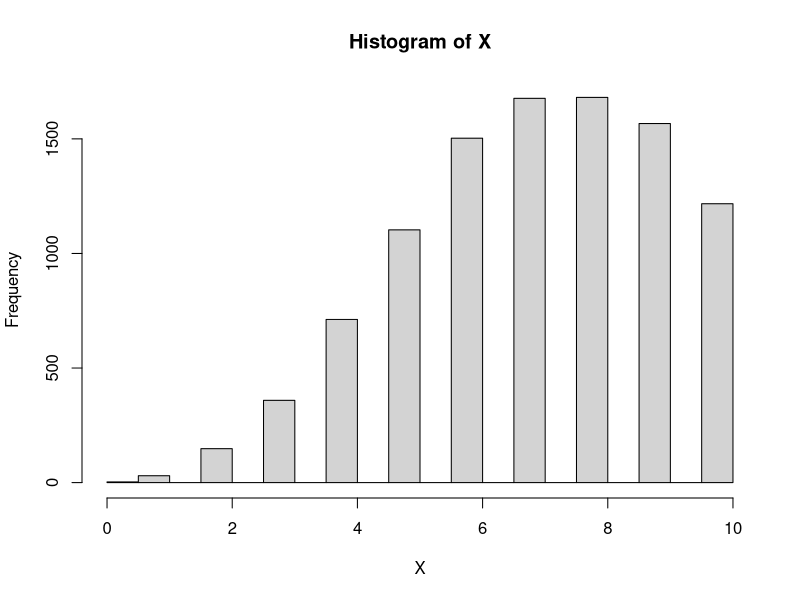
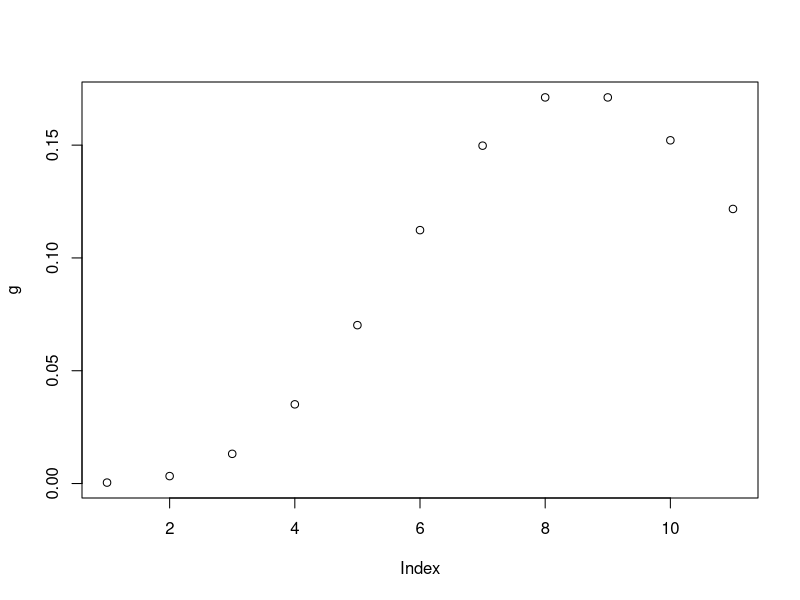
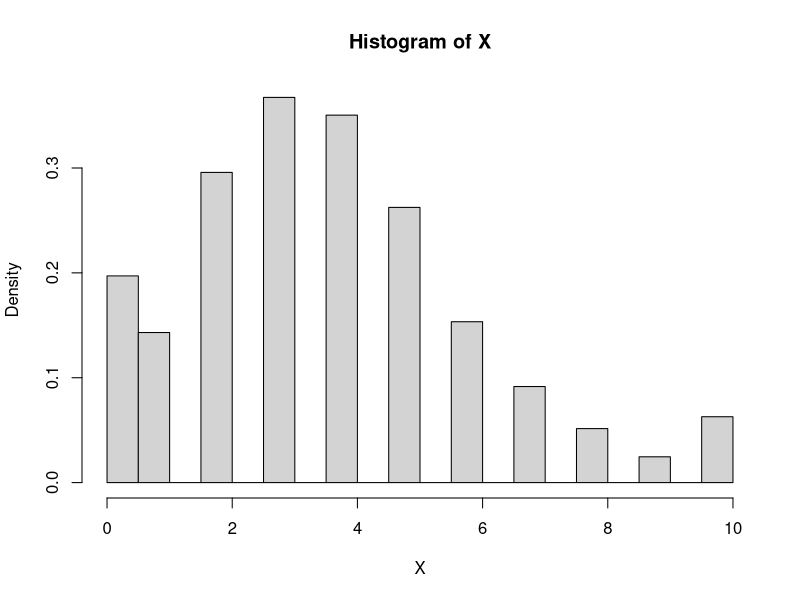
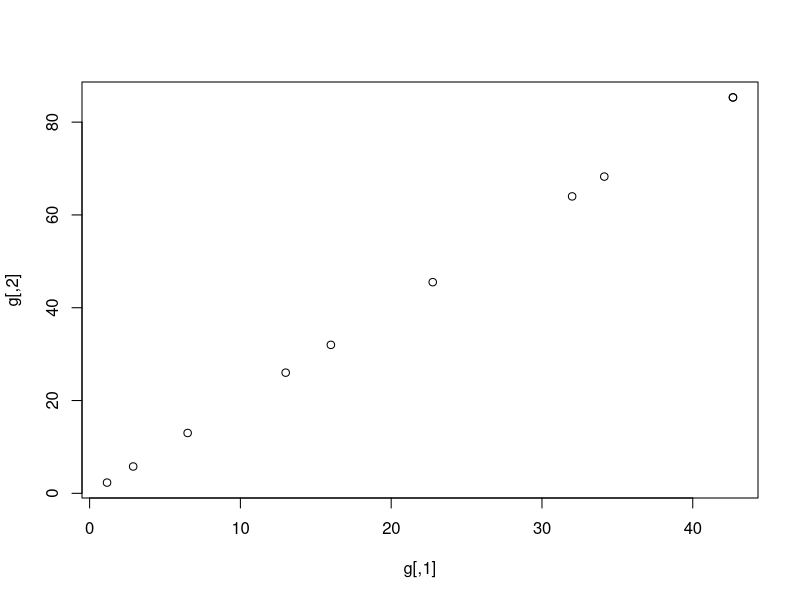

The R script that drew these images, in order: (Note: this script raises an error after producing the figures.)
#### ??velse 6

## Det f??rste!!
A = rep(8,10)
AA = 8
for (j in 0:length(A)){
  A[j] = (AA^j)/factorial(j)
}
X = vector()
xx = 0:10
g = (AA^xx/factorial(xx))/sum(A)
X[1]=1
N.iter = 10000
for (i in 2:N.iter){
  x = X[i-1]
  Y = floor(runif(1,0,11))
  Y
  if (g[Y+1]>=g[x+1]){
    X[i]=Y
  } else {
    X[i]=sample(c(Y,x),1,replace = TRUE, prob = c(g[Y+1]/g[x+1],1-g[Y+1]/g[x+1]))
  }
}
hist(X)
plot(g)

densityX = rle(sort(X))
densityX = densityX[["lengths"]]/N.iter
chisq.test(densityX,g) # p-value = 0.2423


######### i og j
A1 = 4
A2 = 4
ii = 1:5
jj = 1:5
g = matrix(NA, 10, 10)
for (j in 1:10){
  for ( i in 1:10){
    g[i,j] = (A1^i)/factorial(i)*(A2^j)/factorial(j)
  }
}
x =c(1,1)
X = matrix(x,1, 2)
N.iter = 10000
n = 10
for (i in 2:N.iter){
  Y = floor(runif(2,0,11))
  Y
  if (all(g[Y+1]>=g[x+1])){
    x=Y
  } else {
    E = runif(2,0,1)
    if (all(E < g[Y]/g[x])){
      x = Y
    }
  }
  X = rbind(X,x)
}

densityX = vector()

for (i in 1:10){
  for (j in 1:10){
    densityX = c(densityX,length(X[X==c(i,j)]))
  }
}
densityX=densityX/N.iter

# dev.new()
hist(X, freq = FALSE)
chisq.test(densityX,c(g)) # p-value = 0.2504
plot(g)


######### GIBBS
A1 = 4
A2 = 4
ii = 1:5
jj = 1:5
g = matrix(NA, 10, 10)
for (j in 1:10){
  for ( i in 1:10){
    g[i,j] = (A1^i)/factorial(i)*(A2^i)/factorial(j)
  }
}
x =c(1,1)
X = matrix(x,1, 2)
N.iter = 10000
n = 10
for (i in 2:N.iter){
  Y = floor(runif(2,0,11))
  Y
  if (g[Y+1][1]>=g[x+1][1]){
    x[1]=Y[1]
  } else {
    E = runif(2,0,1)
    if (E[1] < g[Y][1]/g[x][1]){
      x[1] = Y[1]
    }
  }
  if (g[Y+1][2]>=g[x+1][2]){
    x[2]=Y[2]
  } else {
    E = runif(2,0,1)
    if (E[2] < g[Y][2]/g[x][2]){
      x[2] = Y[2]
    }
  }
  X = rbind(X,x)
}

densityX = vector()

for (i in 1:10){
  for (j in 1:10){
    densityX = c(densityX,length(X[X==c(i,j)]))
  }
}
densityX=densityX/N.iter

# dev.new()
hist(X, freq = FALSE)
chisq.test(densityX,c(g)) # p-value = 0.2504
plot(g)


######### abr dim func
abrmarkov = function(dimension,callType,X0,n){
  
  dimension = 2
  callType = c(4,4)
  dimension = 2
  X0 =c(3,3)
  n =10

  gFunction = function(cord,callType,dimension){
    
    g = 1
    for (i in 1:dimension){
    g = g*(callType[i]^(cord[i]))/factorial(cord[i])
    
    }
    return(g)
  }
  
  x = X0
  X = matrix(X,1, length(x))
  N.iter = 10000
  for (i in 2:N.iter){
    Y = floor(runif(length(x),0,n+1))
    Y
    if (all( gFunction(Y,callType,dimension)>= gFunction(x,callType,dimension))){
      x=Y
    } else {
      E = runif(length(x),0,1)
      if (all(E < gFunction(Y,callType,dimension)/gFunction(x,callType,dimension))){
        x = Y
      }
    }
    X = rbind(X,x)
  }
  
  densityX = vector()
  
  
  result = X
  return(result)
  
}


plot(X[,1],X[,3])

X
